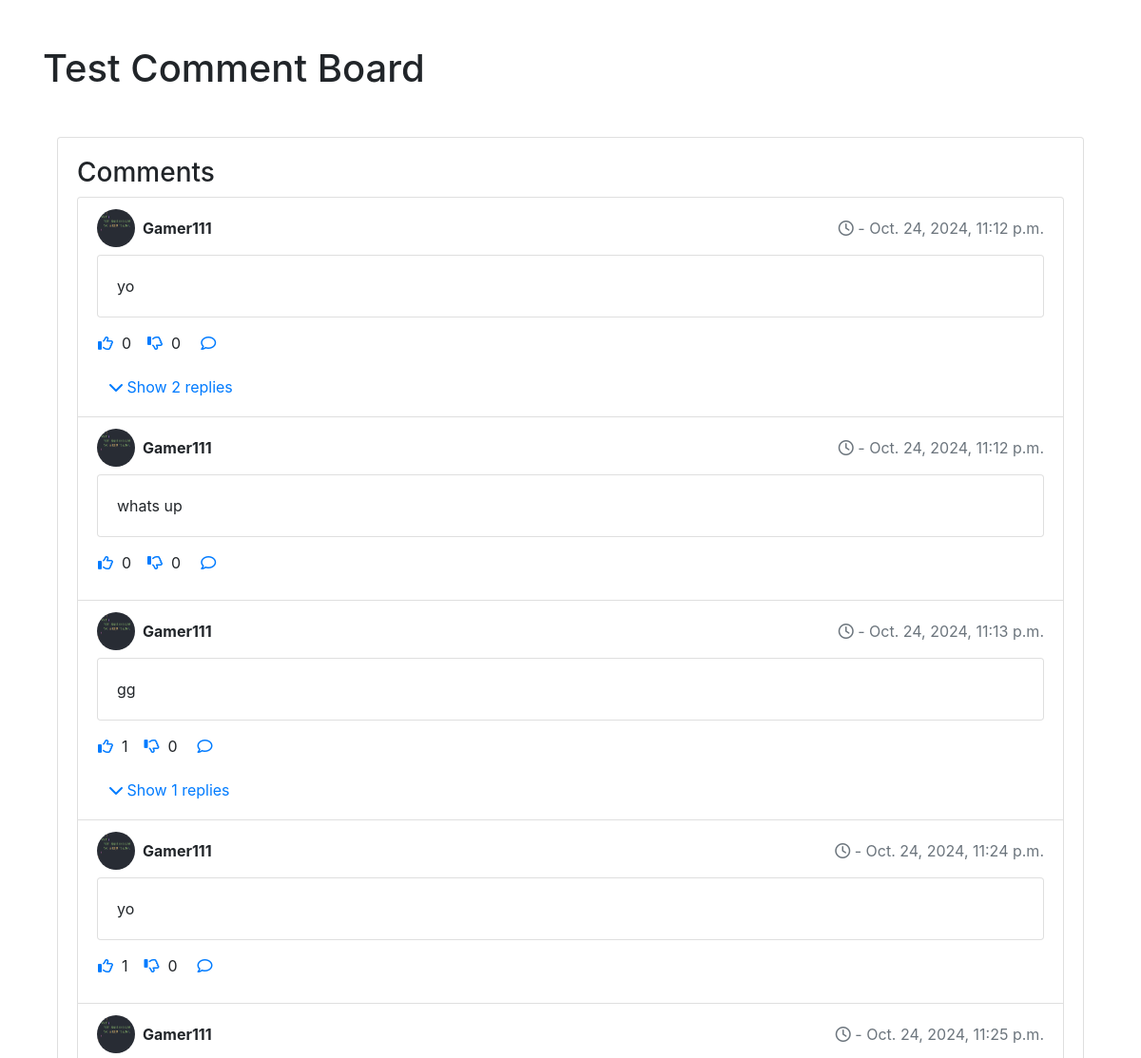
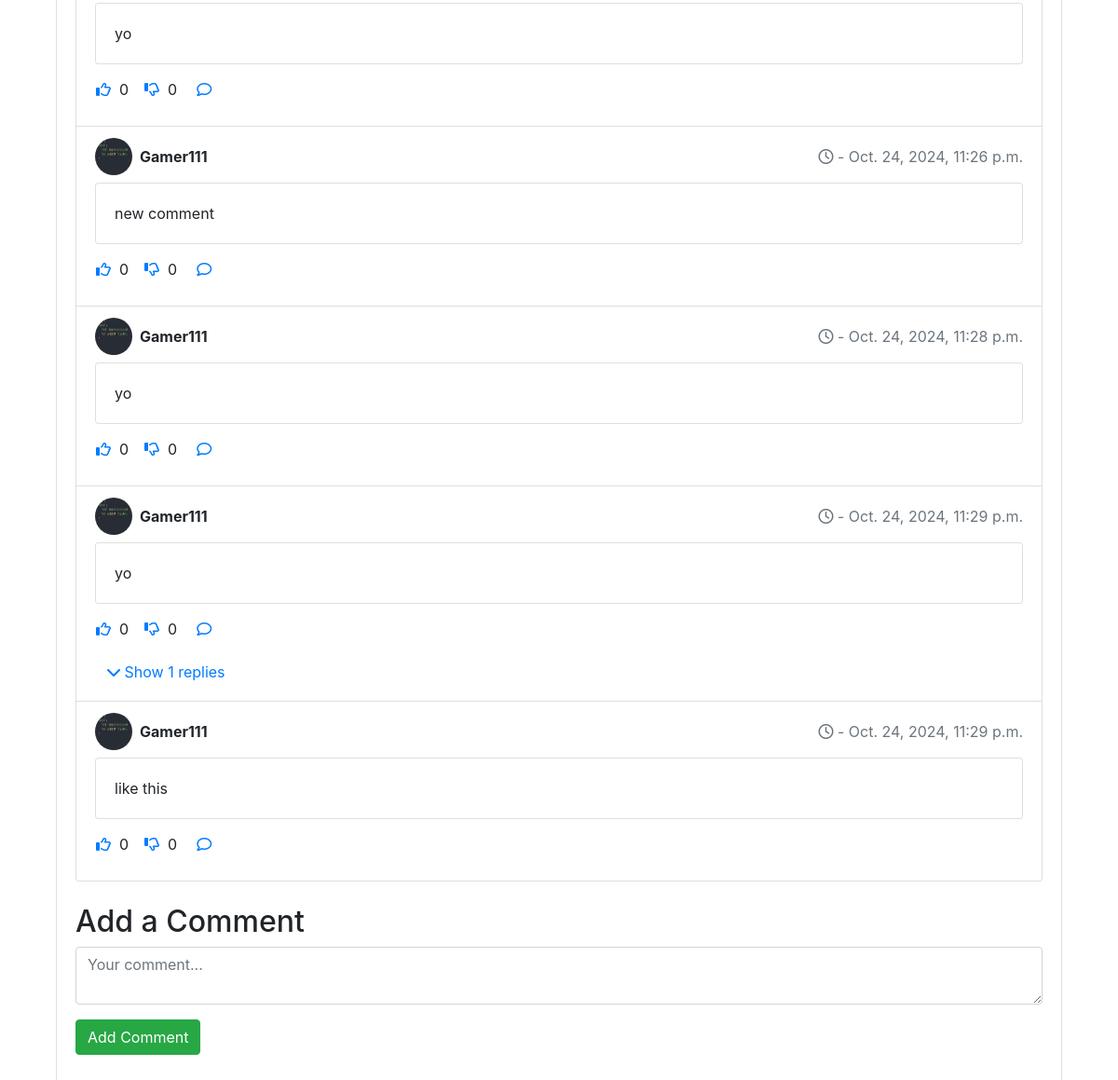
Screenshot of /comments/test/ with the database file from the repository (2 pictures, top to bottom).
### comments/models.py (models this page shows, shortened)
class Comment(models.Model):
    author = models.ForeignKey(settings.AUTH_USER_MODEL, null=True, blank=True, on_delete=models.CASCADE)
    content = models.TextField(blank=True)  # Allow blank content for root comments
    created_at = models.DateTimeField(auto_now_add=True)
    edited_at = models.DateTimeField(null=True, blank=True)  # Keep this to track edits
    is_root = models.BooleanField(default=False)
    upvote = models.ManyToManyField(settings.AUTH_USER_MODEL, related_name='upvote_comments', blank=True)
    downvote = models.ManyToManyField(settings.AUTH_USER_MODEL, related_name='downvote_comments', blank=True)
    parent = models.ForeignKey('self', null=True, blank=True, related_name='replies', on_delete=models.CASCADE)

### userProfile/models.py (models this page shows, shortened)
class UserProfile(models.Model):
    user = models.OneToOneField(CheckpointUser, on_delete=models.CASCADE)
    display_name = models.CharField(max_length=100)
    profile_photo = models.ImageField(upload_to='profile_photos/', blank=True, null=True)
    bio = models.TextField(blank=True)
    gaming_usernames = models.JSONField(blank=True, null=True)  # Store usernames for different platforms
    privacy_setting = models.CharField(
        max_length=20,
        choices=[
            ('public', 'Public'),
            ('friends_only', 'Friends Only'),
            ('private', 'Private'),
        ],
        default='public'
    )
    account_role = models.CharField(
        max_length=20,
        choices=[
            ('gamer', 'Gamer'),
            ('creator', 'Creator'),
            ('event_organizer', 'Event Organizer')
        ],
        default='gamer'
    )

### comments/views.py (the view)
# urls.py: path('test/', test_comment_board, name='comments_test'),
def test_comment_board(request):
    context = {
        'curPath' : '/comments/test/',
    }
    return render(request, 'comments/test_comment_board.html', context=context)

### comments/templatetags/comment_tags.py (called while the page is built)
@register.inclusion_tag('comments/comment_board_detail.html', takes_context=True)
def render_comment_board(context, identifier):
    root_comment = get_or_create_comment_board(identifier)
    comments = root_comment.replies.all() if root_comment else []
    return {
        'root_comment': root_comment,
        'comments': comments,
        'request': context['request'],
        'curPath': context['curPath'],
    }

### comments/views.py (called while the page is built)
def get_or_create_comment_board(identifier):
    with transaction.atomic():
        root_comment, created = Comment.objects.get_or_create(
            content=identifier,  # Use the identifier as content
            is_root=True,
            defaults={'author': None}  # Set defaults for a new root comment
        )
        return root_comment

### comments/templates/comments/test_comment_board.html (shortened to what this page needs)
{% load comment_tags %}
<!DOCTYPE html>
<html lang="en">
<head>
    <link rel="stylesheet" href="https://stackpath.bootstrapcdn.com/bootstrap/4.5.2/css/bootstrap.min.css">
</head>
<body>
<div class="container mt-5">
    <h1>Test Comment Board</h1>
    {% render_comment_board "Test Comment Board" %}
</div>
</body>
</html>

### comments/templates/comments/comment_board_detail.html (shortened to what this page needs)
<link rel="stylesheet" href="https://cdnjs.cloudflare.com/ajax/libs/font-awesome/6.0.0-beta3/css/all.min.css">
<div class="container mt-5">
    <div class="card">
        <div class="card-body">
            {% if root_comment %}
            <h3>Comments</h3>
            <ul class="list-group mb-4">
                {% for comment in comments %}
                    {% include 'comments/comment_item.html' with comment=comment curPath=curPath %}
                {% endfor %}
            </ul>
            {% else %}
            <p>No comments yet.</p>
            {% endif %}
            <h2>Add a Comment</h2>
            <form action="{% url 'create_reply' root_comment.id %}" method="post" class="mb-4">
                <div class="form-group">
                    <textarea name="content" class="form-control" placeholder="Your comment..." required></textarea>
                </div>
                <button type="submit" class="btn btn-success">Add Comment</button>
            </form>
        </div>
    </div>
</div>

### comments/templates/comments/comment_item.html (shortened to what this page needs)
<li class="list-group-item">
    <div class="d-flex align-items-center">
        {% if comment.author.userprofile.profile_photo %}
            <img src="{{ comment.author.userprofile.profile_photo.url }}" alt="{{ comment.author.userprofile.display_name }}'s avatar" class="rounded-circle" width="40" height="40">
        {% endif %}
        <div class="flex-grow-1 ml-2 d-flex justify-content-between">
            <strong>{{ comment.author.userprofile.display_name }}</strong>
            <span class="text-muted"> <i class="fa-regular fa-clock"></i> - {{ comment.created_at }}</span>
        </div>
    </div>
    <div class="card mt-2">
        <div class="card-body">
            <p class="card-text">{{ comment.content }}</p>
        </div>
    </div>
    <div class="d-flex align-items-center mb-2 mt-2">
        <form action="{% url 'upvote_comment' comment.id %}" method="post" class="mr-2">
            <button type="submit" class="btn btn-link p-0" title="Upvote">
                <i class="fa-regular fa-thumbs-up"></i>
            </button>
        </form>
        <span class="mr-3">{{ comment.upvote.count }}</span>
        <form action="{% url 'downvote_comment' comment.id %}" method="post" class="mr-2">
            <button type="submit" class="btn btn-link p-0" title="Downvote">
                <i class="fa-regular fa-thumbs-down"></i>
            </button>
        </form>
        <span>{{ comment.downvote.count }}</span>
        <button class="btn btn-link toggle-reply-form ml-2">
            <i class="fa-regular fa-comment"></i>
        </button>
    </div>
    {% if comment.replies.all %}
    <div class="mt-2">
        <button class="btn btn-link toggle-replies">
            <i class="fa-solid fa-chevron-down"></i> Show {{ comment.replies.all.count }} replies
        </button>
    </div>
    {% endif %}
</li>

### rows the page displays
Comment: author.userprofile.profile_photo (picture), author.userprofile.display_name "Gamer111", created_at "Oct. 24, 2024, 11:12 p.m.", content "yo", upvote.count "0", downvote.count "0", replies.all.count "2"
Comment: author.userprofile.profile_photo (picture), author.userprofile.display_name "Gamer111", created_at "Oct. 24, 2024, 11:12 p.m.", content "whats up", upvote.count "0", downvote.count "0"
Comment: author.userprofile.profile_photo (picture), author.userprofile.display_name "Gamer111", created_at "Oct. 24, 2024, 11:13 p.m.", content "gg", upvote.count "1", downvote.count "0", replies.all.count "1"
Comment: author.userprofile.profile_photo (picture), author.userprofile.display_name "Gamer111", created_at "Oct. 24, 2024, 11:24 p.m.", content "yo", upvote.count "1", downvote.count "0"
Comment: author.userprofile.profile_photo (picture), author.userprofile.display_name "Gamer111", created_at "Oct. 24, 2024, 11:25 p.m.", content "yo", upvote.count "0", downvote.count "0"
Comment: author.userprofile.profile_photo (picture), author.userprofile.display_name "Gamer111", created_at "Oct. 24, 2024, 11:26 p.m.", content "new comment", upvote.count "0", downvote.count "0"
Comment: author.userprofile.profile_photo (picture), author.userprofile.display_name "Gamer111", created_at "Oct. 24, 2024, 11:28 p.m.", content "yo", upvote.count "0", downvote.count "0"
Comment: author.userprofile.profile_photo (picture), author.userprofile.display_name "Gamer111", created_at "Oct. 24, 2024, 11:29 p.m.", content "yo", upvote.count "0", downvote.count "0", replies.all.count "1"
Comment: author.userprofile.profile_photo (picture), author.userprofile.display_name "Gamer111", created_at "Oct. 24, 2024, 11:29 p.m.", content "like this", upvote.count "0", downvote.count "0"
